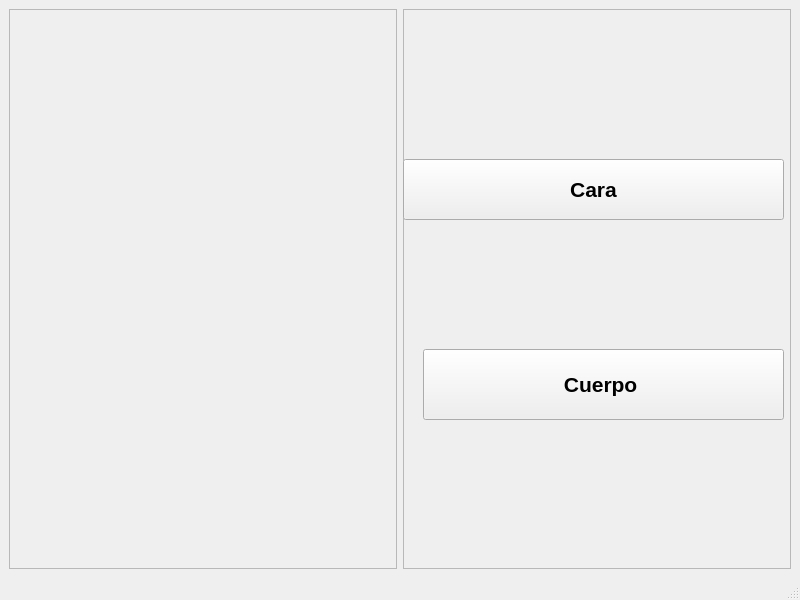
<?xml version="1.0" encoding="UTF-8"?>
<ui version="4.0">
 <class>MainWindow</class>
 <widget class="QMainWindow" name="MainWindow">
  <property name="geometry">
   <rect>
    <x>0</x>
    <y>0</y>
    <width>800</width>
    <height>600</height>
   </rect>
  </property>
  <property name="windowTitle">
   <string>MainWindow</string>
  </property>
  <widget class="QWidget" name="centralwidget">
   <layout class="QHBoxLayout" name="horizontalLayout">
    <item>
     <widget class="QFrame" name="frame_2">
      <property name="frameShape">
       <enum>QFrame::StyledPanel</enum>
      </property>
      <property name="frameShadow">
       <enum>QFrame::Raised</enum>
      </property>
      <widget class="QLabel" name="Camaralabel">
       <property name="geometry">
        <rect>
         <x>14</x>
         <y>20</y>
         <width>361</width>
         <height>501</height>
        </rect>
       </property>
       <property name="text">
        <string/>
       </property>
      </widget>
     </widget>
    </item>
    <item>
     <widget class="QFrame" name="frame">
      <property name="frameShape">
       <enum>QFrame::StyledPanel</enum>
      </property>
      <property name="frameShadow">
       <enum>QFrame::Raised</enum>
      </property>
      <widget class="QPushButton" name="btnCara">
       <property name="geometry">
        <rect>
         <x>0</x>
         <y>150</y>
         <width>381</width>
         <height>61</height>
        </rect>
       </property>
       <property name="font">
        <font>
         <family>MS Shell Dlg 2</family>
         <pointsize>16</pointsize>
         <weight>75</weight>
         <italic>false</italic>
         <bold>true</bold>
         <underline>false</underline>
         <strikeout>false</strikeout>
        </font>
       </property>
       <property name="text">
        <string>Cara</string>
       </property>
      </widget>
      <widget class="QPushButton" name="btnCuerpo">
       <property name="geometry">
        <rect>
         <x>20</x>
         <y>340</y>
         <width>361</width>
         <height>71</height>
        </rect>
       </property>
       <property name="font">
        <font>
         <pointsize>16</pointsize>
         <weight>75</weight>
         <bold>true</bold>
        </font>
       </property>
       <property name="text">
        <string>Cuerpo </string>
       </property>
      </widget>
     </widget>
    </item>
   </layout>
  </widget>
  <widget class="QMenuBar" name="menubar">
   <property name="geometry">
    <rect>
     <x>0</x>
     <y>0</y>
     <width>800</width>
     <height>26</height>
    </rect>
   </property>
  </widget>
  <widget class="QStatusBar" name="statusbar"/>
 </widget>
 <resources/>
 <connections/>
</ui>
